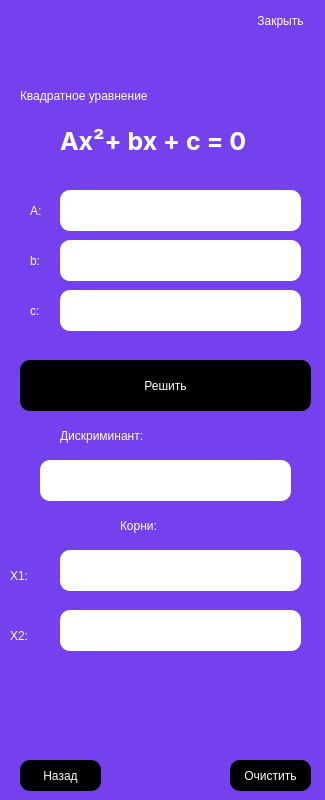
<?xml version="1.0" encoding="UTF-8"?>
<ui version="4.0">
 <class>quad</class>
 <widget class="QWidget" name="quad">
  <property name="geometry">
   <rect>
    <x>0</x>
    <y>0</y>
    <width>325</width>
    <height>800</height>
   </rect>
  </property>
  <property name="minimumSize">
   <size>
    <width>325</width>
    <height>800</height>
   </size>
  </property>
  <property name="maximumSize">
   <size>
    <width>325</width>
    <height>800</height>
   </size>
  </property>
  <property name="windowTitle">
   <string>Form</string>
  </property>
  <property name="styleSheet">
   <string notr="true">background-color: rgb(117, 64, 238);
border-radius: 20px;
</string>
  </property>
  <widget class="QPushButton" name="pushButton_17">
   <property name="geometry">
    <rect>
     <x>230</x>
     <y>0</y>
     <width>101</width>
     <height>41</height>
    </rect>
   </property>
   <property name="styleSheet">
    <string notr="true">QPushButton{
border-radius: 0px 0px 5px 5px;
font: 11pt &quot;Inter&quot;;

color: rgb(255, 255, 255);
}




</string>
   </property>
   <property name="text">
    <string>Закрыть</string>
   </property>
  </widget>
  <widget class="QLabel" name="label">
   <property name="geometry">
    <rect>
     <x>20</x>
     <y>80</y>
     <width>301</width>
     <height>31</height>
    </rect>
   </property>
   <property name="styleSheet">
    <string notr="true">
color: rgb(255, 255, 255);
font: 700 19pt &quot;Inter&quot;;</string>
   </property>
   <property name="text">
    <string>Квадратное уравнение</string>
   </property>
  </widget>
  <widget class="QLabel" name="lbl_quad_eq">
   <property name="geometry">
    <rect>
     <x>60</x>
     <y>120</y>
     <width>201</width>
     <height>41</height>
    </rect>
   </property>
   <property name="font">
    <font>
     <family>Inter</family>
     <pointsize>19</pointsize>
     <italic>false</italic>
     <bold>true</bold>
    </font>
   </property>
   <property name="styleSheet">
    <string notr="true">
color: rgb(255, 255, 255);
font: 700 19pt &quot;Inter&quot;;</string>
   </property>
   <property name="text">
    <string>Ax²+ bx + c = 0</string>
   </property>
  </widget>
  <widget class="QWidget" name="widget_3" native="true">
   <property name="enabled">
    <bool>true</bool>
   </property>
   <property name="geometry">
    <rect>
     <x>60</x>
     <y>240</y>
     <width>241</width>
     <height>41</height>
    </rect>
   </property>
   <property name="styleSheet">
    <string notr="true">border-radius: 10px;
background-color: rgb(255, 255, 255);</string>
   </property>
   <widget class="QLineEdit" name="b_input">
    <property name="geometry">
     <rect>
      <x>10</x>
      <y>11</y>
      <width>221</width>
      <height>21</height>
     </rect>
    </property>
   </widget>
  </widget>
  <widget class="QWidget" name="widget_4" native="true">
   <property name="enabled">
    <bool>true</bool>
   </property>
   <property name="geometry">
    <rect>
     <x>60</x>
     <y>190</y>
     <width>241</width>
     <height>41</height>
    </rect>
   </property>
   <property name="styleSheet">
    <string notr="true">border-radius: 10px;
background-color: rgb(255, 255, 255);</string>
   </property>
   <widget class="QLineEdit" name="a_input">
    <property name="geometry">
     <rect>
      <x>10</x>
      <y>11</y>
      <width>221</width>
      <height>21</height>
     </rect>
    </property>
   </widget>
  </widget>
  <widget class="QWidget" name="widget_6" native="true">
   <property name="enabled">
    <bool>true</bool>
   </property>
   <property name="geometry">
    <rect>
     <x>60</x>
     <y>290</y>
     <width>241</width>
     <height>41</height>
    </rect>
   </property>
   <property name="styleSheet">
    <string notr="true">border-radius: 10px;
background-color: rgb(255, 255, 255);</string>
   </property>
   <widget class="QLineEdit" name="c_input">
    <property name="geometry">
     <rect>
      <x>10</x>
      <y>11</y>
      <width>221</width>
      <height>21</height>
     </rect>
    </property>
   </widget>
  </widget>
  <widget class="QLabel" name="label_4">
   <property name="geometry">
    <rect>
     <x>30</x>
     <y>300</y>
     <width>21</width>
     <height>21</height>
    </rect>
   </property>
   <property name="styleSheet">
    <string notr="true">
color: rgb(255, 255, 255);
font: 700 16pt &quot;Inter&quot;;</string>
   </property>
   <property name="text">
    <string>c:</string>
   </property>
  </widget>
  <widget class="QWidget" name="widget_7" native="true">
   <property name="enabled">
    <bool>true</bool>
   </property>
   <property name="geometry">
    <rect>
     <x>40</x>
     <y>460</y>
     <width>251</width>
     <height>41</height>
    </rect>
   </property>
   <property name="styleSheet">
    <string notr="true">border-radius: 10px;
background-color: rgb(255, 255, 255);</string>
   </property>
   <widget class="QLineEdit" name="disc_Answer">
    <property name="geometry">
     <rect>
      <x>10</x>
      <y>12</y>
      <width>231</width>
      <height>20</height>
     </rect>
    </property>
   </widget>
  </widget>
  <widget class="QLabel" name="label_5">
   <property name="geometry">
    <rect>
     <x>60</x>
     <y>420</y>
     <width>201</width>
     <height>31</height>
    </rect>
   </property>
   <property name="styleSheet">
    <string notr="true">
color: rgb(255, 255, 255);
font: 700 19pt &quot;Inter&quot;;</string>
   </property>
   <property name="text">
    <string>Дискриминант:</string>
   </property>
  </widget>
  <widget class="QLabel" name="label_6">
   <property name="geometry">
    <rect>
     <x>120</x>
     <y>510</y>
     <width>91</width>
     <height>31</height>
    </rect>
   </property>
   <property name="styleSheet">
    <string notr="true">
color: rgb(255, 255, 255);
font: 700 19pt &quot;Inter&quot;;</string>
   </property>
   <property name="text">
    <string>Корни:</string>
   </property>
  </widget>
  <widget class="QWidget" name="widget_8" native="true">
   <property name="enabled">
    <bool>true</bool>
   </property>
   <property name="geometry">
    <rect>
     <x>60</x>
     <y>550</y>
     <width>241</width>
     <height>41</height>
    </rect>
   </property>
   <property name="styleSheet">
    <string notr="true">border-radius: 10px;
background-color: rgb(255, 255, 255);</string>
   </property>
   <widget class="QLineEdit" name="x1_Answer">
    <property name="geometry">
     <rect>
      <x>10</x>
      <y>6</y>
      <width>221</width>
      <height>31</height>
     </rect>
    </property>
   </widget>
  </widget>
  <widget class="QWidget" name="widget_9" native="true">
   <property name="enabled">
    <bool>true</bool>
   </property>
   <property name="geometry">
    <rect>
     <x>60</x>
     <y>610</y>
     <width>241</width>
     <height>41</height>
    </rect>
   </property>
   <property name="styleSheet">
    <string notr="true">border-radius: 10px;
background-color: rgb(255, 255, 255);</string>
   </property>
   <widget class="QLineEdit" name="x2_Answer">
    <property name="geometry">
     <rect>
      <x>10</x>
      <y>7</y>
      <width>221</width>
      <height>31</height>
     </rect>
    </property>
   </widget>
  </widget>
  <widget class="QLabel" name="label_7">
   <property name="geometry">
    <rect>
     <x>10</x>
     <y>560</y>
     <width>31</width>
     <height>31</height>
    </rect>
   </property>
   <property name="styleSheet">
    <string notr="true">
color: rgb(255, 255, 255);
font: 700 16pt &quot;Inter&quot;;</string>
   </property>
   <property name="text">
    <string>X1:</string>
   </property>
  </widget>
  <widget class="QPushButton" name="back_button">
   <property name="geometry">
    <rect>
     <x>20</x>
     <y>760</y>
     <width>81</width>
     <height>31</height>
    </rect>
   </property>
   <property name="styleSheet">
    <string notr="true">QPushButton{
border-radius: 10px;
font: 10pt &quot;Inter&quot;;
background-color: rgb(0, 0, 0);
color: rgb(255, 255, 255);
}


QPushButton:hover {
	background-color: rgb(45, 45, 45);
}



</string>
   </property>
   <property name="text">
    <string>Назад</string>
   </property>
  </widget>
  <widget class="QPushButton" name="pushButton_2">
   <property name="geometry">
    <rect>
     <x>230</x>
     <y>760</y>
     <width>81</width>
     <height>31</height>
    </rect>
   </property>
   <property name="styleSheet">
    <string notr="true">QPushButton{
border-radius: 10px;
font: 10pt &quot;Inter&quot;;
background-color: rgb(0, 0, 0);
color: rgb(255, 255, 255);
}


QPushButton:hover {
	background-color: rgb(45, 45, 45);
}



</string>
   </property>
   <property name="text">
    <string>Очистить</string>
   </property>
  </widget>
  <widget class="QLabel" name="label_9">
   <property name="geometry">
    <rect>
     <x>30</x>
     <y>250</y>
     <width>21</width>
     <height>21</height>
    </rect>
   </property>
   <property name="styleSheet">
    <string notr="true">
color: rgb(255, 255, 255);
font: 700 16pt &quot;Inter&quot;;</string>
   </property>
   <property name="text">
    <string>b:</string>
   </property>
  </widget>
  <widget class="QLabel" name="label_10">
   <property name="geometry">
    <rect>
     <x>30</x>
     <y>200</y>
     <width>21</width>
     <height>21</height>
    </rect>
   </property>
   <property name="styleSheet">
    <string notr="true">
color: rgb(255, 255, 255);
font: 700 16pt &quot;Inter&quot;;</string>
   </property>
   <property name="text">
    <string>A:</string>
   </property>
  </widget>
  <widget class="QPushButton" name="calc_Button">
   <property name="geometry">
    <rect>
     <x>20</x>
     <y>360</y>
     <width>291</width>
     <height>51</height>
    </rect>
   </property>
   <property name="styleSheet">
    <string notr="true">QPushButton{
border-radius: 10px;
font: 10pt &quot;Inter&quot;;
background-color: rgb(0, 0, 0);
color: rgb(255, 255, 255);
}


QPushButton:hover {
	background-color: rgb(45, 45, 45);
}



</string>
   </property>
   <property name="text">
    <string>Решить</string>
   </property>
  </widget>
  <widget class="QLabel" name="label_8">
   <property name="geometry">
    <rect>
     <x>10</x>
     <y>620</y>
     <width>41</width>
     <height>31</height>
    </rect>
   </property>
   <property name="styleSheet">
    <string notr="true">
color: rgb(255, 255, 255);
font: 700 16pt &quot;Inter&quot;;</string>
   </property>
   <property name="text">
    <string>X2:</string>
   </property>
  </widget>
 </widget>
 <resources/>
 <connections/>
</ui>
